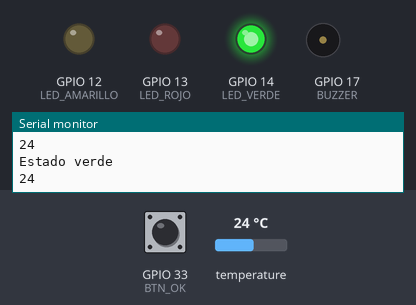
This sketch was run on a simulated ESP32. On the bench: output pins drawn as LEDs (lit = HIGH), buzzer (waves = sounding, pin HIGH), the last lines printed to the serial monitor. Inputs (shaded band) come from the test bench; at power-on: temperature 24 °C, GPIO 33 (BTN_OK) HIGH.

Above: at 1.2 s.
1.3 s: temperature set to 25.5 °C
4.3 s: temperature set to 26.5 °C
At 5.2 s:
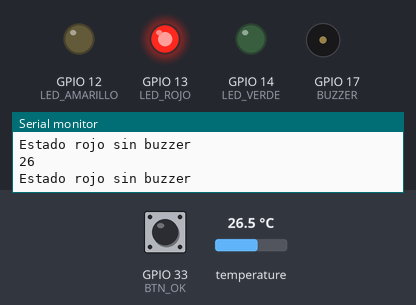
5.8 s: temperature set to 12 °C
At 6.3 s:
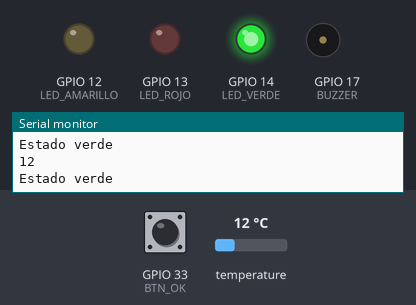
7.3 s: temperature set to 28 °C
At 7.7 s:
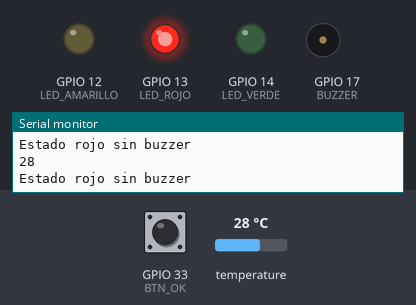
8.8 s: temperature set to 19 °C
At 10.0 s:
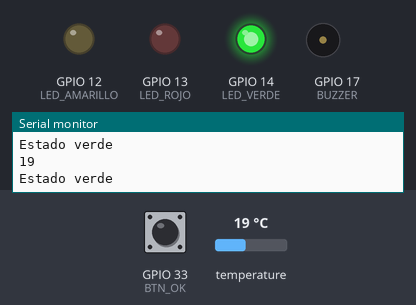
Timing chart, 0 to 11.3 s (numbered marks = the images above; inputs shaded):
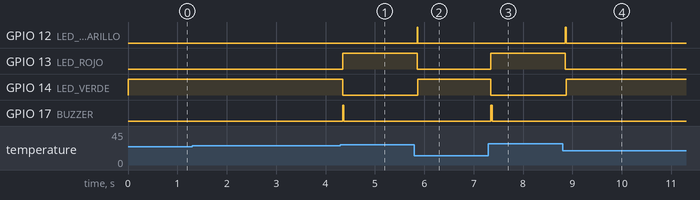

The sketch:

Huerta_Mirko_Alarma.ino
```cpp
/***SENSOR TEMPERATURA***/
#include <Wire.h>
#include <SPI.h>
#include <Adafruit_BMP280.h>

Adafruit_BMP280 bmp;  // use I2C interface
Adafruit_Sensor *bmp_temp = bmp.getTemperatureSensor();
Adafruit_Sensor *bmp_pressure = bmp.getPressureSensor();

/***TELEGRAM***/
/*#include <WiFi.h>
#include <WiFiClientSecure.h>
#include <UniversalTelegramBot.h>
#include <ArduinoJson.h>

const char* ssid = "ORT-IoT";
const char* password = "OrtIOTnew22$2";

#define BOTtoken "6011340543:AAHn3L9_PeL9hfO5barxWzuc3tqZZbR3AhU"
#define CHAT_ID "-807022472"

WiFiClientSecure client;
UniversalTelegramBot bot(BOTtoken, client);
*/
/***PINES***/
#define BTN_OK 33
#define LED_VERDE 14
#define LED_AMARILLO 12
#define LED_ROJO 13
#define BUZZER 17
int estado;

/***MAQUINA DE ESTADOS***/
#define VERDE 0
#define AMARILLO 1
#define ROJO 2
#define ROJO_SIN_BUZZER 3

/****VARIABLES***/
int estadoBtnOk;
int umbral = 26;
int temperatura;

#define presionado 1
#define no_presionado 0

void setup() {
  //FALTAN LOS PINMODE DE TODO
  pinMode(BTN_OK, INPUT_PULLUP);
  pinMode(LED_VERDE, OUTPUT);
  pinMode(LED_AMARILLO, OUTPUT);
  pinMode(LED_ROJO, OUTPUT);
  pinMode(BUZZER, OUTPUT);

  Serial.begin(9600);
  while (!Serial) delay(100);  // wait for native usb
  Serial.println(F("BMP280 Sensor event test"));

  unsigned status;
  status = bmp.begin(BMP280_ADDRESS_ALT, BMP280_CHIPID);
  //status = bmp.begin();
  if (!status) {
    Serial.println(F("Could not find a valid BMP280 sensor, check wiring or "
                     "try a different address!"));
    Serial.print("SensorID was: 0x");
    Serial.println(bmp.sensorID(), 16);
    Serial.print("        ID of 0xFF probably means a bad address, a BMP 180 or BMP 085\n");
    Serial.print("   ID of 0x56-0x58 represents a BMP 280,\n");
    Serial.print("        ID of 0x60 represents a BME 280.\n");
    Serial.print("        ID of 0x61 represents a BME 680.\n");
    while (1) delay(10);
  }

  /* Default settings from datasheet. */
  bmp.setSampling(Adafruit_BMP280::MODE_NORMAL,     /* Operating Mode. */
                  Adafruit_BMP280::SAMPLING_X2,     /* Temp. oversampling */
                  Adafruit_BMP280::SAMPLING_X16,    /* Pressure oversampling */
                  Adafruit_BMP280::FILTER_X16,      /* Filtering. */
                  Adafruit_BMP280::STANDBY_MS_500); /* Standby time. */

  bmp_temp->printSensorDetails();

  // Connect to Wi-Fi
  /* WiFi.mode(WIFI_STA);
  WiFi.begin(ssid, password);
  client.setCACert(TELEGRAM_CERTIFICATE_ROOT);

  ///bloquea el programa si no se puede conectar a internet
  while (WiFi.status() != WL_CONNECTED) {
    delay(1000);
    Serial.println("Connecting to WiFi..");
  }
  // Print ESP32 Local IP Address
  Serial.println(WiFi.localIP());
  bot.sendMessage(CHAT_ID, "Bot Hola mundo", "");*/
}

void loop() {
  sensors_event_t temp_event;
  bmp_temp->getEvent(&temp_event);
  temperatura = temp_event.temperature;
  Serial.println(temperatura);
  estadoBtnOk = digitalRead(BTN_OK);

  switch (estado) {
    case VERDE:
      Serial.println("Estado verde");
      digitalWrite(LED_VERDE, HIGH);
      digitalWrite(LED_AMARILLO, LOW);
      digitalWrite(LED_ROJO, LOW);
      digitalWrite(BUZZER, LOW);
      if (temperatura >= umbral) {
        estado = ROJO;
      }
      break;

    case AMARILLO:
      Serial.println("Estado amarillo");
      digitalWrite(LED_VERDE, LOW);
      digitalWrite(LED_AMARILLO, HIGH);
      digitalWrite(LED_ROJO, LOW);
      digitalWrite(BUZZER, LOW);
      if (estadoBtnOk == presionado) {
        estado = VERDE;
      }
      if (temperatura >= umbral) {
        estado = ROJO;
      }
      break;

    case ROJO:
      Serial.println("Estado rojo");
      digitalWrite(LED_VERDE, LOW);
      digitalWrite(LED_AMARILLO, LOW);
      digitalWrite(LED_ROJO, HIGH);
      digitalWrite(BUZZER, HIGH);
      //bot.sendMessage(CHAT_ID, "La temperatura ha superado el umbral establecido", "");
      if (estadoBtnOk == presionado) {
        estado = ROJO_SIN_BUZZER;
      }
      if (temperatura < umbral) {
        estado = AMARILLO;
      }
      break;

    case ROJO_SIN_BUZZER:
      Serial.println("Estado rojo sin buzzer");
      digitalWrite(LED_VERDE, LOW);
      digitalWrite(LED_AMARILLO, LOW);
      digitalWrite(LED_ROJO, HIGH);
      digitalWrite(BUZZER, LOW);
      if (temperatura < umbral) {
        estado = AMARILLO;
      }
      break;
  }
}
```

Measured:
- the behaviour switches between 25.9 and 26 °C on temperature (found by bisection; images 0 and 1)
- after the input at 4.3 s, GPIO 13 (LED_ROJO): LOW → HIGH at once; GPIO 14 (LED_VERDE): HIGH → LOW at once; GPIO 17 (BUZZER): LOW → HIGH at once, → LOW 0.03 s later
- after the input at 5.8 s, GPIO 12 (LED_AMARILLO): LOW → HIGH after 0.05 s, → LOW 0.02 s later; GPIO 13 (LED_ROJO): HIGH → LOW after 0.05 s; GPIO 14 (LED_VERDE): LOW → HIGH after 0.07 s
- after the input at 7.3 s, GPIO 13 (LED_ROJO): LOW → HIGH after 0.05 s; GPIO 14 (LED_VERDE): HIGH → LOW after 0.05 s; GPIO 17 (BUZZER): LOW → HIGH after 0.05 s, → LOW 0.03 s later
- after the input at 8.8 s, GPIO 12 (LED_AMARILLO): LOW → HIGH after 0.06 s, → LOW 0.02 s later; GPIO 13 (LED_ROJO): HIGH → LOW after 0.06 s; GPIO 14 (LED_VERDE): LOW → HIGH after 0.08 s
